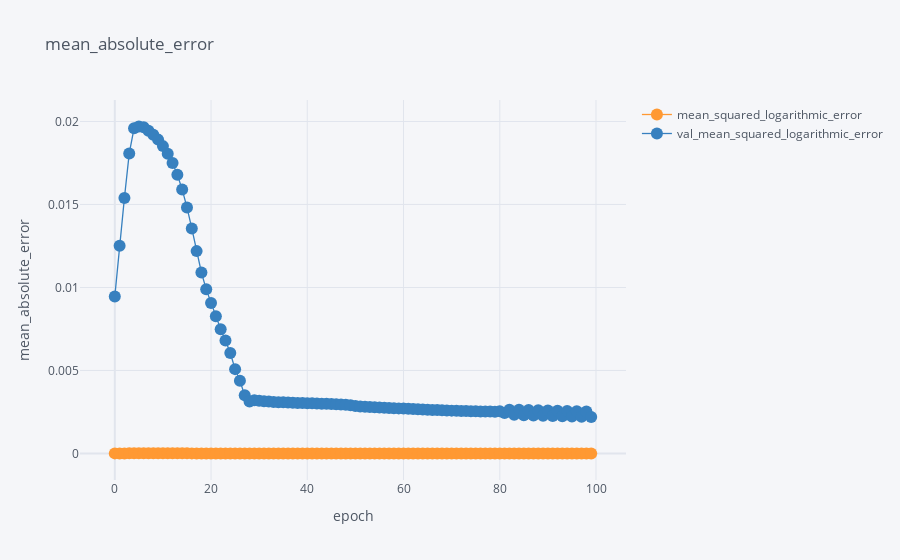

The cell this chart's notebook holds for it:
### Code cell
df[['epoch', 'mean_squared_logarithmic_error', 'val_mean_squared_logarithmic_error']].iplot(
    x='epoch',
    mode='lines+markers',
    xTitle='epoch',
    yTitle='mean_absolute_error', 
    title='mean_absolute_error'
)
